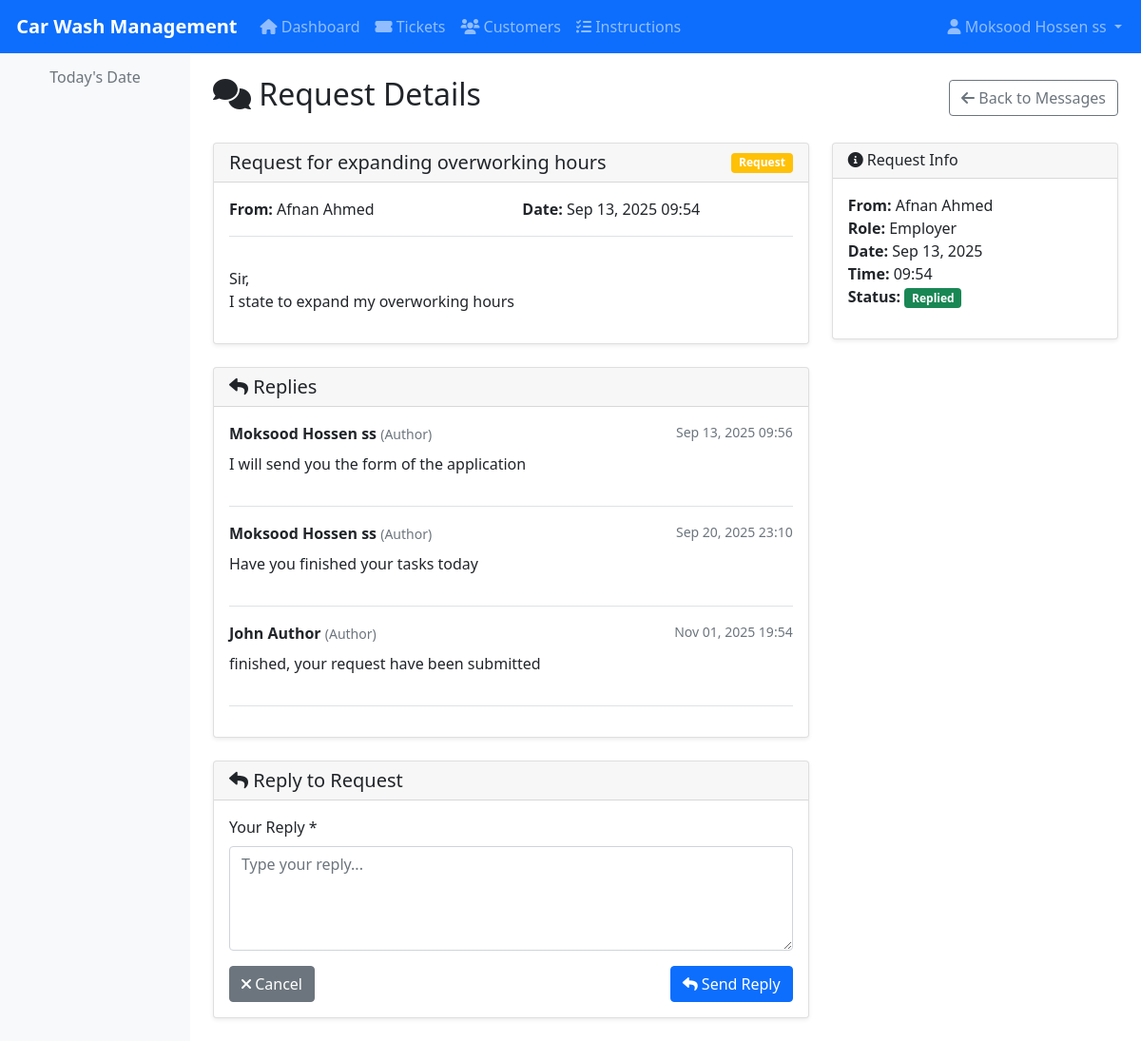
The page /requests/reply/1/ (signed in) on the database its author committed.
### accounts/models.py (models this page shows, shortened)
class User(AbstractUser):
    ROLE_CHOICES = [
        ('employer', 'Employer'),
        ('author', 'Author'),
        ('superadmin', 'SuperAdmin'),
    ]
    role = models.CharField(max_length=20, choices=ROLE_CHOICES, default='employer')
    phone = models.CharField(max_length=15, blank=True)
    post = models.CharField(max_length=100, blank=True)
    created_at = models.DateTimeField(auto_now_add=True)
    updated_at = models.DateTimeField(auto_now=True)
    def is_employer(self):
        return self.role == 'employer'
    def is_author(self):
        return self.role == 'author'
    class Meta:
        verbose_name = 'User'
        verbose_name_plural = 'Users'

### requests/models.py (models this page shows, shortened)
class EmployerRequest(models.Model):
    REQUEST_TYPE_CHOICES = [
        ('request', 'Request'),
        ('instruction', 'Instruction'),
    ]
    user = models.ForeignKey(User, on_delete=models.CASCADE, limit_choices_to={'role': 'employer'})
    title = models.CharField(max_length=200)
    content = models.TextField()
    request_type = models.CharField(max_length=20, choices=REQUEST_TYPE_CHOICES, default='request')
    is_instruction = models.BooleanField(default=False, help_text="If True, this is an instruction from Author")
    is_active = models.BooleanField(default=True)
    is_read = models.BooleanField(default=False)
    created_at = models.DateTimeField(auto_now_add=True)
    updated_at = models.DateTimeField(auto_now=True)
    class Meta:
        verbose_name = 'Employer Request'
        verbose_name_plural = 'Employer Requests'
        ordering = ['-created_at']

class RequestReply(models.Model):
    request = models.ForeignKey(EmployerRequest, on_delete=models.CASCADE, related_name='replies')
    author = models.ForeignKey(User, on_delete=models.CASCADE, limit_choices_to={'role': 'author'})
    content = models.TextField()
    is_read = models.BooleanField(default=False)
    created_at = models.DateTimeField(auto_now_add=True)
    updated_at = models.DateTimeField(auto_now=True)
    class Meta:
        verbose_name = 'Request Reply'
        verbose_name_plural = 'Request Replies'
        ordering = ['created_at']

### requests/views.py (the view)
# urls.py: path('reply/<int:request_id>/', views.request_reply, name='request_reply'),
@login_required
def request_reply(request, request_id):
    if not request.user.is_author():
        messages.error(request, 'Only authors can reply to requests.')
        return redirect('accounts:dashboard')
    employer_request = get_object_or_404(EmployerRequest, id=request_id)
    if request.method == 'POST':
        form = RequestReplyForm(request.POST)
        if form.is_valid():
            reply = form.save(commit=False)
            reply.request = employer_request
            reply.author = request.user
            reply.save()
            messages.success(request, 'Reply sent successfully!')
            return redirect('requests:request_list')
    else:
        form = RequestReplyForm()
    replies = RequestReply.objects.filter(request=employer_request).order_by('created_at')
    context = {
        'employer_request': employer_request,
        'form': form,
        'replies': replies,
    }
    return render(request, 'requests/request_reply.html', context)

### requests/forms.py
class RequestReplyForm(forms.ModelForm):
    class Meta:
        model = RequestReply
        fields = ['content']
        widgets = {
            'content': forms.Textarea(attrs={'class': 'form-control', 'rows': 4, 'placeholder': 'Type your reply...'}),
        }

### templates/requests/request_reply.html (shortened to what this page needs)
{% extends 'base.html' %}
{% block content %}
<div class="row">
    <div class="col-12">
        <div class="d-flex justify-content-between align-items-center mb-4">
            <h2><i class="fas fa-comments"></i> Request Details</h2>
            <a href="{% url 'requests:request_list' %}" class="btn btn-outline-secondary">
                <i class="fas fa-arrow-left"></i> Back to Messages
            </a>
        </div>
    </div>
</div>
<div class="row">
    <div class="col-md-8">
        <div class="card mb-4">
            <div class="card-header d-flex justify-content-between align-items-center">
                <h5 class="mb-0">{{ employer_request.title }}</h5>
                <span class="badge bg-warning">Request</span>
            </div>
            <div class="card-body">
                <div class="row mb-3">
                    <div class="col-md-6">
                        <strong>From:</strong> {{ employer_request.user.get_full_name }}
                    </div>
                    <div class="col-md-6">
                        <strong>Date:</strong> {{ employer_request.created_at|date:"M d, Y H:i" }}
                    </div>
                </div>
                <div class="border-top pt-3">
                    <p>{{ employer_request.content|linebreaks }}</p>
                </div>
            </div>
        </div>
        {% if replies %}
        <div class="card mb-4">
            <div class="card-header">
                <h5 class="mb-0"><i class="fas fa-reply"></i> Replies</h5>
            </div>
            <div class="card-body">
                {% for reply in replies %}
                <div class="border-bottom pb-3 mb-3">
                    <div class="d-flex justify-content-between align-items-start mb-2">
                        <div>
                            <strong>{{ reply.author.get_full_name }}</strong>
                            <small class="text-muted">({{ reply.author.get_role_display }})</small>
                        </div>
                        <small class="text-muted">{{ reply.created_at|date:"M d, Y H:i" }}</small>
                    </div>
                    <p class="mb-0">{{ reply.content|linebreaks }}</p>
                </div>
                {% endfor %}
            </div>
        </div>
        {% endif %}
        {% if user.is_author %}
        <div class="card">
            <div class="card-header">
                <h5 class="mb-0"><i class="fas fa-reply"></i> Reply to Request</h5>
            </div>
            <div class="card-body">
                <form method="post">
                    <div class="mb-3">
                        <label for="{{ form.content.id_for_label }}" class="form-label">Your Reply *</label>
                        {{ form.content }}
                    </div>
                    <div class="d-flex justify-content-between">
                        <a href="{% url 'requests:request_list' %}" class="btn btn-secondary">
                            <i class="fas fa-times"></i> Cancel
                        </a>
                        <button type="submit" class="btn btn-primary">
                            <i class="fas fa-reply"></i> Send Reply
                        </button>
                    </div>
                </form>
            </div>
        </div>
        {% endif %}
    </div>
    <div class="col-md-4">
        <div class="card">
            <div class="card-header">
                <h6 class="mb-0"><i class="fas fa-info-circle"></i> Request Info</h6>
            </div>
            <div class="card-body">
                <ul class="list-unstyled">
                    <li><strong>From:</strong> {{ employer_request.user.get_full_name }}</li>
                    <li><strong>Role:</strong> {{ employer_request.user.get_role_display }}</li>
                    <li><strong>Date:</strong> {{ employer_request.created_at|date:"M d, Y" }}</li>
                    <li><strong>Time:</strong> {{ employer_request.created_at|time:"H:i" }}</li>
                    <li><strong>Status:</strong>
                        {% if replies %}
                            <span class="badge bg-success">Replied</span>
                        {% else %}
                            <span class="badge bg-warning">Pending</span>
                        {% endif %}
                    </li>
                </ul>
            </div>
        </div>
    </div>
</div>
{% endblock %}

### templates/base.html (shortened to what this page needs)
<!DOCTYPE html>
<html lang="en">
<head>
    <link href="https://cdn.jsdelivr.net/npm/bootstrap@5.1.3/dist/css/bootstrap.min.css" rel="stylesheet">
    <link href="https://cdnjs.cloudflare.com/ajax/libs/font-awesome/6.0.0/css/all.min.css" rel="stylesheet">
</head>
<body>
    <nav class="navbar navbar-expand-lg navbar-dark bg-primary">
        <div class="container-fluid">
            <a class="navbar-brand" href="{% url 'accounts:dashboard' %}">
                 Car Wash Management
            </a>
            {% if user.is_authenticated %}
            <div class="collapse navbar-collapse" id="navbarNav">
                <ul class="navbar-nav me-auto">
                    <li class="nav-item">
                        <a class="nav-link" href="{% url 'accounts:dashboard' %}">
                            <i class="fas fa-home"></i> Dashboard
                        </a>
                    </li>
                    {% if user.is_author or user.is_superadmin %}
                    <li class="nav-item">
                        <a class="nav-link" href="{% url 'carwash:ticket_list' %}">
                            <i class="fas fa-ticket-alt"></i> Tickets
                        </a>
                    </li>
                    <li class="nav-item">
                        <a class="nav-link" href="{% url 'carwash:customer_list' %}">
                            <i class="fas fa-users"></i> Customers
                        </a>
                    </li>
                    {% endif %}
                    {% if user.is_author %}
                    <li class="nav-item">
                        <a class="nav-link" href="{% url 'requests:instruction_list' %}">
                            <i class="fas fa-tasks"></i> Instructions
                        </a>
                    </li>
                    {% endif %}
                </ul>
                <ul class="navbar-nav">
                    <li class="nav-item dropdown">
                        <a class="nav-link dropdown-toggle" href="#" id="navbarDropdown" role="button" data-bs-toggle="dropdown">
                            <i class="fas fa-user"></i> {{ user.get_full_name|default:user.username }}
                        </a>
                    </li>
                </ul>
            </div>
            {% endif %}
        </div>
    </nav>
    <div class="container-fluid">
        <div class="row">
            {% if user.is_authenticated %}
            <div class="col-md-3 col-lg-2 sidebar p-3">
                <div class="text-center mb-4">
                    <h6 class="text-muted">Today's Date</h6>
                </div>
            </div>
            <div class="col-md-9 col-lg-10 main-content p-4">
            {% else %}
            <div class="col-12 main-content p-4">
            {% endif %}
                {% block content %}{% endblock %}
            </div>
        </div>
    </div>
</body>
</html>

### templates/base.html (style rules this page uses)
.navbar-brand { font-weight: bold; }
.sidebar { min-height: calc(100vh - 56px); background-color: #f8f9fa; }
.main-content { min-height: calc(100vh - 56px); }
.card { box-shadow: 0 0.125rem 0.25rem rgba(0, 0, 0, 0.075); border: 1px solid rgba(0, 0, 0, 0.125); }
.btn-primary { background-color: #0d6efd; border-color: #0d6efd; }

### rows shown on the page
User: get_full_name "Moksood Hossen ss"
EmployerRequest: title "Request for expanding overworking hours", user.get_full_name "Afnan Ahmed", created_at "Sep 13, 2025 09:54", content "Sir, I state to expand my overworking hours", user.role "Employer", created_at "Sep 13, 2025", created_at "09:54"
RequestReply: author.get_full_name "Moksood Hossen ss", author.role "Author", created_at "Sep 13, 2025 09:56", content "I will send you the form of the application"
RequestReply: author.get_full_name "Moksood Hossen ss", author.role "Author", created_at "Sep 20, 2025 23:10", content "Have you finished your tasks today"
RequestReply: author.get_full_name "John Author", author.role "Author", created_at "Nov 01, 2025 19:54", content "finished, your request have been submitted"
